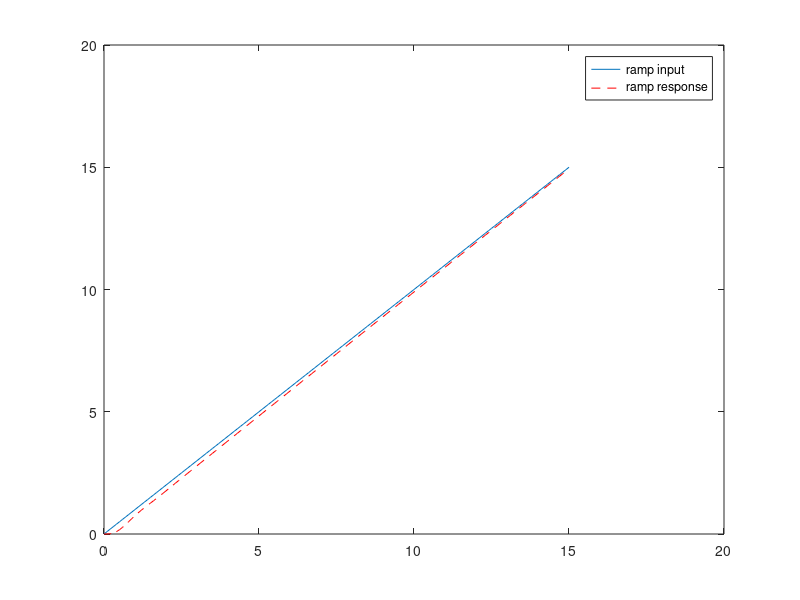

This figure's MATLAB source:
g = zpk([],[0 -4 -6 -10],1);
gc = zpk([-0.1 -2.95],[0],296.7);
tc = feedback(gc*g,1);
step(tc)
t = 0:0.1:15;
u=t;
y = lsim(tc,u,t);
plot(t,u,t,y,'r--')
legend('ramp input','ramp response')